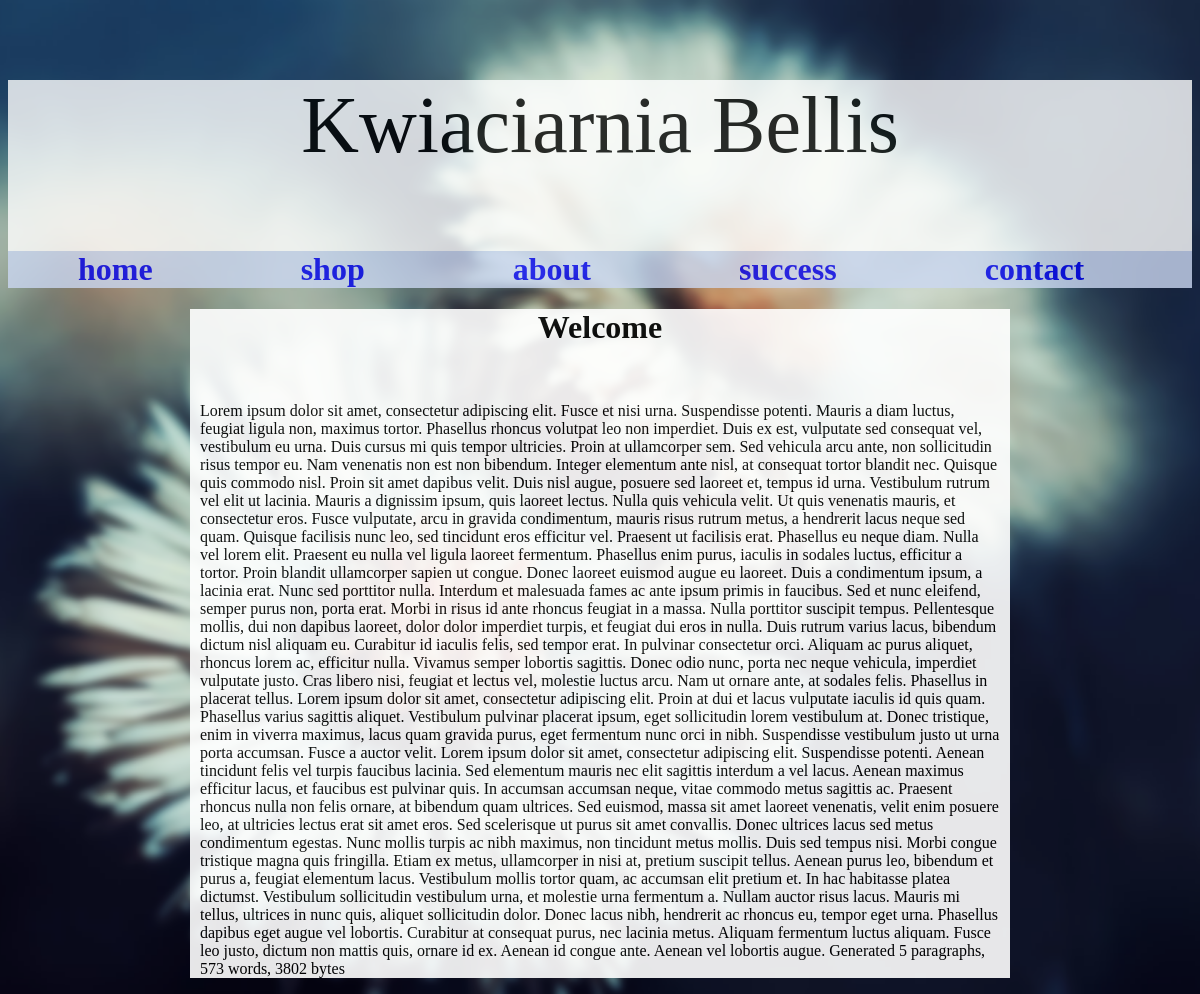
/, run on an earlier commit of the app's database.
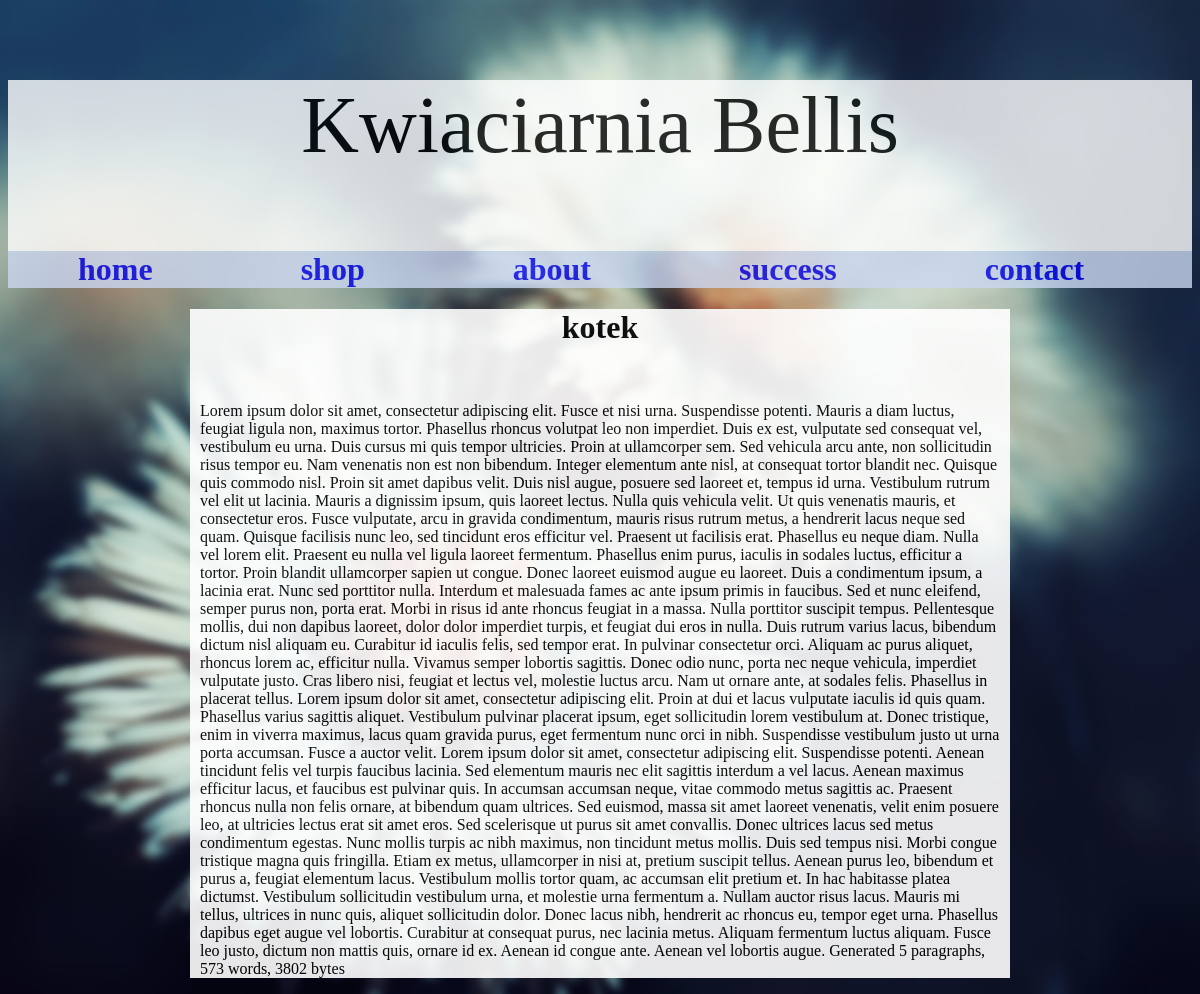
And on a later commit of the database.
### flower/models.py (models this page shows, shortened)
class Home(models.Model):
    tittle = models.CharField(max_length=20)
    content = models.TextField()

### flower/views.py (the view)
# urls.py: path('', views.home, name='home'),
def home(request):
    queryset = Home.objects.first()
    context = {
        'content':queryset,
        }
    return render(request, 'home.html', context)

### templates/home.html (shortened to what this page needs)
{% extends 'base.html' %}
{% block content %}
<div class="home">
    <h1 class="home-tittle">{{ content.tittle }}</h1> <br>
    <p>{{ content.content }}</p>
</div>
{% endblock %}

What changed in the data, as far as the page shows it:
changed Home: tittle "Welcome" → "kotek"
